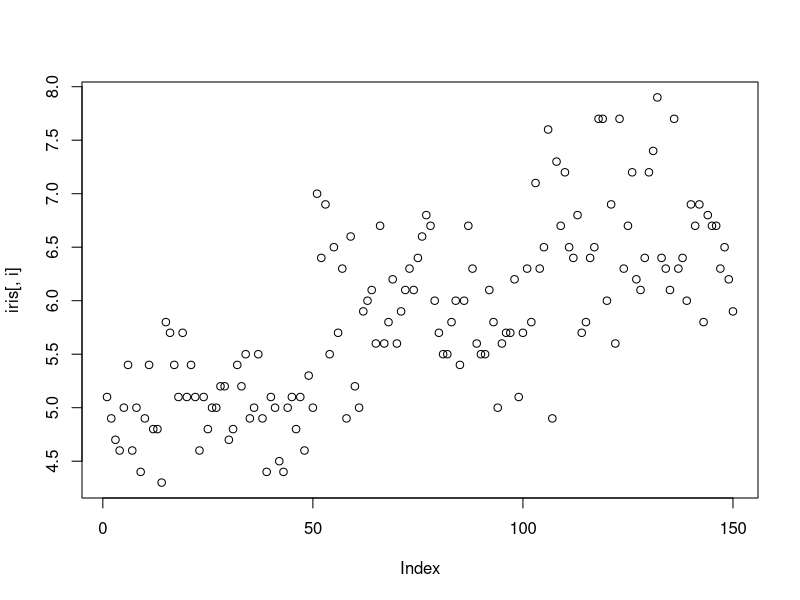
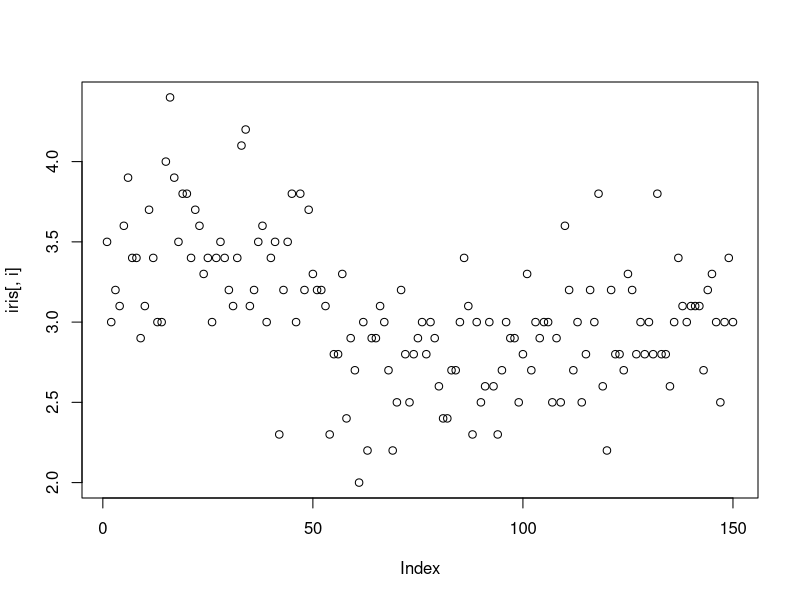
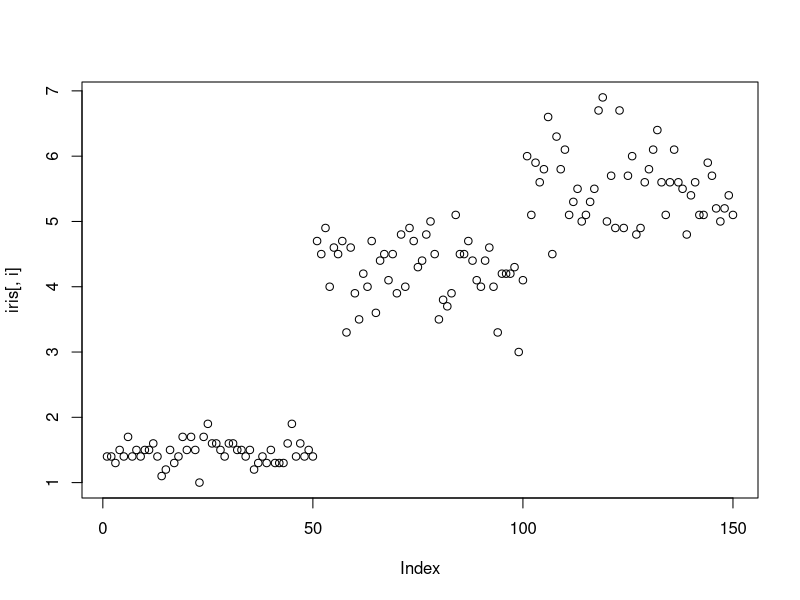
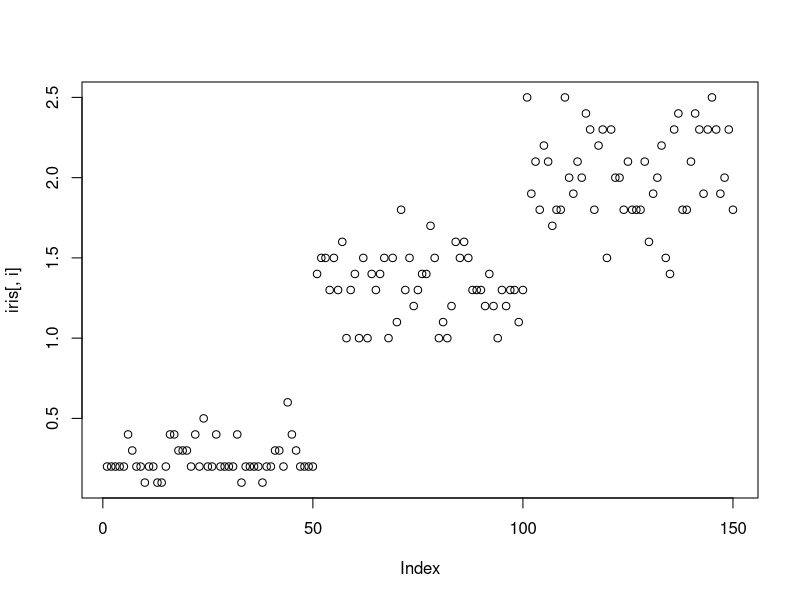
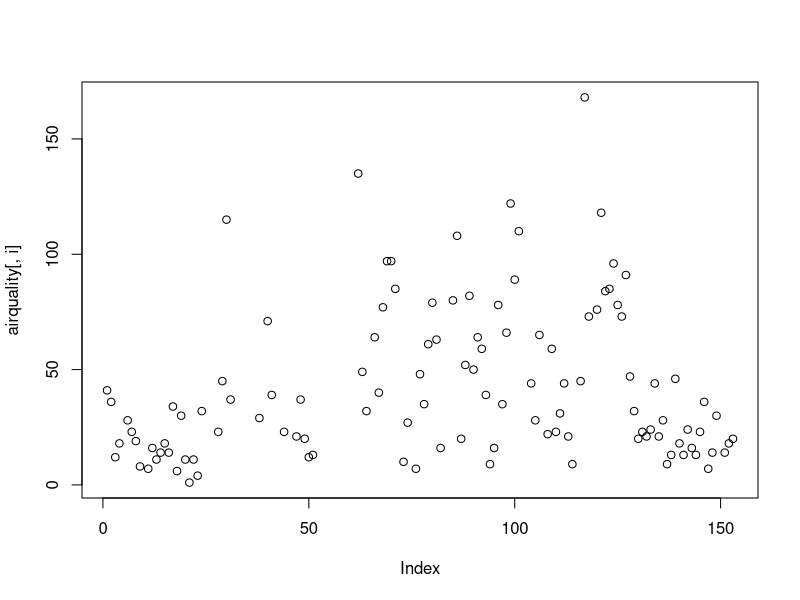
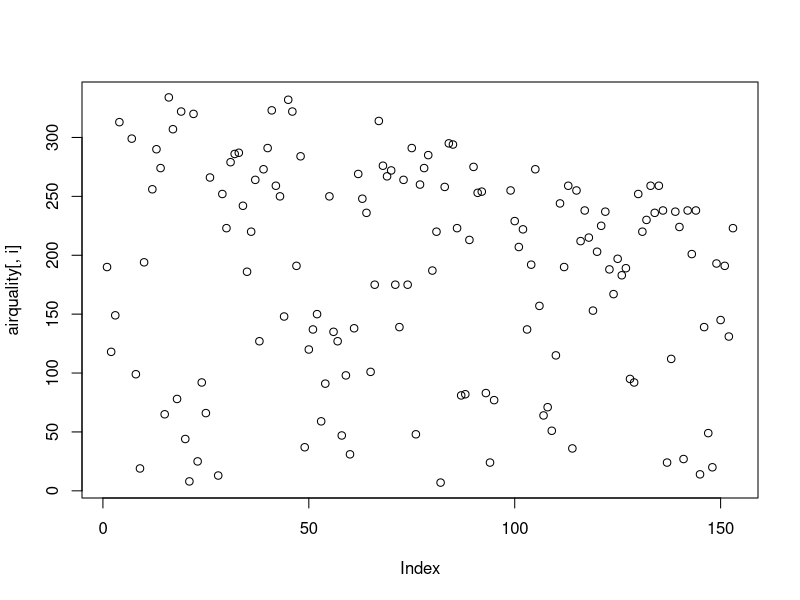
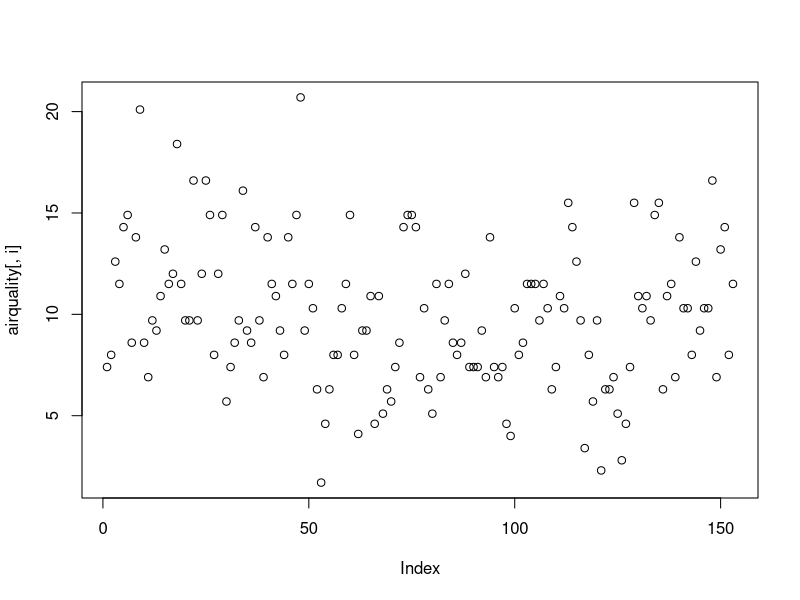
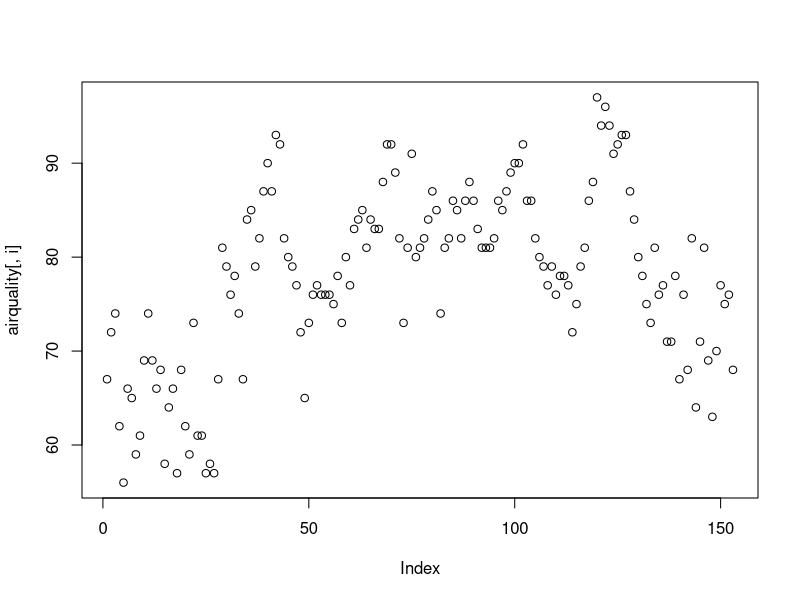

These charts were generated, in order, by the following R code:
########################### Atividade - Funções ####################


calor <- function(x){
  if (x > 23 ) {
    for(i in 1:4) {
      plot(airquality[,i])
    }
  } else {
    for(i in 1:4) {
      plot(iris[,i])
    }}
}

calor(20)
calor(40)